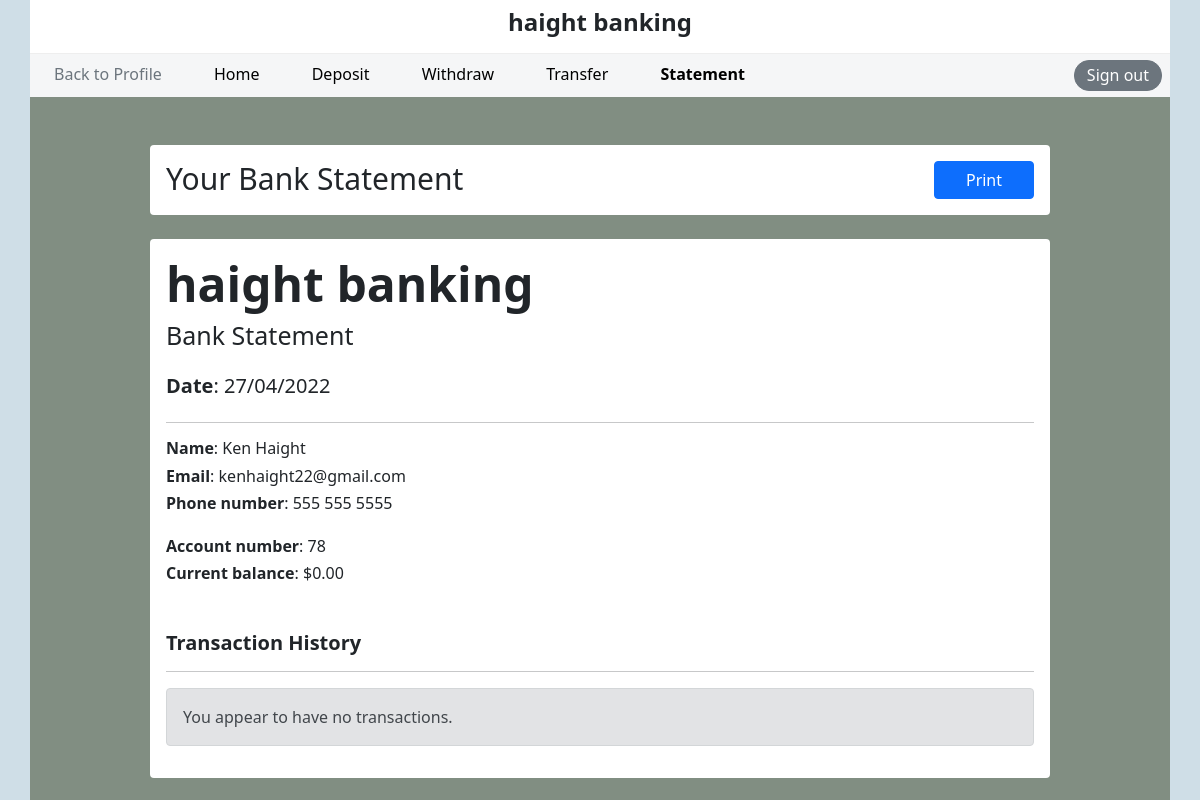
/statement.php?id=78 (signed in), run on the app's committed database.
### tables this page shows
CREATE TABLE `users` (
  `user_id` int(11) NOT NULL,
  `first_name` varchar(20) NOT NULL,
  `last_name` varchar(20) DEFAULT NULL,
  `email_address` varchar(255) NOT NULL,
  `phone_number` varchar(15) NOT NULL,
  `username` varchar(30) NOT NULL,
  `password` varchar(255) NOT NULL
);

CREATE TABLE `accounts` (
  `account_id` int(11) NOT NULL,
  `user_id` int(11) NOT NULL,
  `balance` double NOT NULL DEFAULT '0',
  `approved` tinyint(1) DEFAULT '0'
);

### statement.php (the view, shortened to what this page needs)
<?php
$account_id = $_GET['id'];
$user_id = $_SESSION["user_id"];
$pdo = get_database_connection();
$statement = $pdo->prepare("SELECT * FROM users WHERE user_id=?");
$statement->execute(array($user_id));
$row = $statement->fetch();
$first = $row['first_name'];
$last  = $row['last_name'];
$email = $row['email_address'];
$phone = $row['phone_number'];
$statement = $pdo->prepare("SELECT * FROM accounts WHERE account_id=?");
$statement->execute(array($account_id));
$row = $statement->fetch();
$account_id = $row['account_id'];
$balance    = $row['balance'];
?>
<!doctype html>
<html>
  <head>
    <link rel="stylesheet" href="https://cdn.jsdelivr.net/npm/bootstrap@5.1.3/dist/css/bootstrap.min.css">
    <link rel="stylesheet" href="css/account.css">
    <link rel="stylesheet" href="css/statement.css">
  </head>
  <body>
    <div class="container px-0" style="background: #fff;">
        <header class="py-2 text-center print-hidden">
            <div class="container-fluid">
                <h4 class="fw-bold">haight banking</h1>
            </div>
        </header>
        <nav class="py-2 pb-1 d-flex flex-row print-hidden">
            <div class="flex-grow-1">
                <a class="mx-4 link-secondary" href="profile.php">Back to Profile</a>
                <a class="mx-4" href=<?= "account.php?id=$account_id" ?>>Home</a>
                <a class="mx-4" href=<?= "deposit.php?id=$account_id" ?>>Deposit</a>
                <a class="mx-4" href=<?= "withdraw.php?id=$account_id" ?>>Withdraw</a>
                <a class="mx-4" href=<?= "transfer.php?id=$account_id" ?>>Transfer</a>
                <a class="mx-4 fw-bold" href=<?= "statement.php?id=$account_id" ?>>Statement</a>
            </div>
            <div>
                <a href="logout.php" class="btn btn-secondary mx-2" id="sign-out-btn">Sign out</a>
            </div>
        </nav>
        <div class="py-4" style="background-color: #5B6C5DC4;">
            <div class="mx-auto mt-4 p-3 rounded d-flex print-hidden" style="background: #fff; width: 900px;">
                <div class="flex-grow-1">
                    <span class="display-6" style="font-size: 30px">Your Bank Statement</span>
                </div>
                    <button class="btn btn-primary" style="width: 100px;" onclick="window.print()">Print</button>
            </div>
            <div class="mx-auto mt-4 p-3 rounded" style="background: #fff; width: 900px;" id="statement">
                <div class="mb-3">
                    <h1 class="display-5 fw-bold">haight banking</h1>
                    <h5 class="display-6" style="font-size: 25px;">Bank Statement </h5>
                </div>
                <h5 class="my-4"><b>Date</b>: <?= date('d/m/Y') ?></h5>
                <hr>
                <div>
                    <h6><b>Name</b>: <?= "$first $last" ?></h6>
                    <h6><b>Email</b>: <?= $email ?></h6>
                    <h6><b>Phone number</b>: <?= $phone ?></h6>
                </div>
                <div class="my-4 mb-5">
                    <h6><b>Account number</b>: <?= $account_id ?></h6>
                    <h6><b>Current balance</b>: <?= "$" . number_format($balance, 2, ".", ","); ?></h6>
                </div>
                <h5 class="fw-bold">Transaction History</h5>
                <hr class="print-hidden">
                <?php
    $pdo = get_database_connection();
    $stmt1 = $pdo->prepare("SELECT * FROM account_transactions WHERE account_id=? ORDER BY time_made DESC");
    $stmt1->execute(array($account_id));
    $num_rows = $stmt1->rowCount();
    if ($num_rows == 0) {
        echo '<div class="alert alert-secondary">You appear to have no transactions.</div>';
        exit;
    }
    ?>

### css/account.css (style rules this page uses)
body { background-color: #CFDEE7; }
header { border-bottom: 0.5px solid #eee; }
nav { background-color: #f5f6f7; }
nav a { color: #000; text-decoration: none; }
#sign-out-btn { color: white; border-radius: 15px; padding: 2.5px 12px; position: relative; bottom: 2px; }

### data on the page
users: first_name "Ken", last_name "Haight", email_address "kenhaight22@gmail.com", phone_number "555 555 5555"
accounts: account_id "78", balance "0.00"
